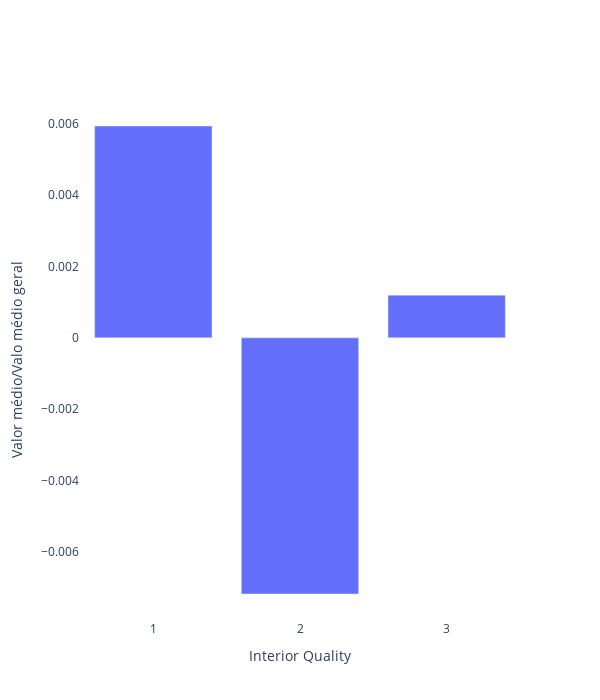
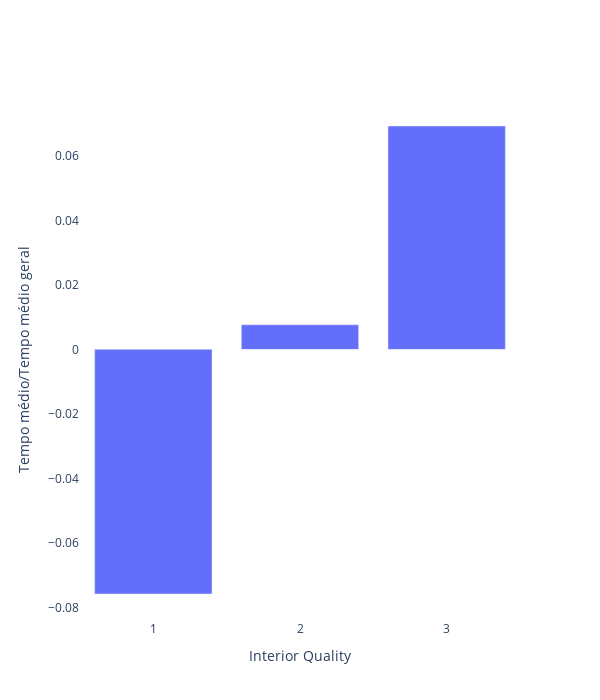

These figures' notebook cell, in order:
### Markdown cell above
# Interior Quality

### Code cell
int_qua = listings.copy()
general = int_qua.agg(int_qua_value_mean = ('value', 'mean'),
                                          int_qua_time_mean = ('time_on_market', 'mean')).reset_index()
int_qua = int_qua.groupby('interior_quality').agg(int_qua_value_mean = ('value', 'mean'),
                                          int_qua_time_mean = ('time_on_market', 'mean')).reset_index()
display(general)
display(int_qua)
value_geral = 1.478881e+06
time_geral = 114.661141
x = ['1', '2', '3']
value_y = [(1.487654e+06-value_geral)/value_geral, 
         (1.468271e+06-value_geral)/value_geral	, 
         (1.480647e+06-value_geral)/value_geral]
time_y = [(105.963294- time_geral)/time_geral, 
         (115.534808- time_geral)/time_geral	, 
         (122.6032826-time_geral)/time_geral]

fig = go.Figure()

fig.add_trace(go.Bar(
    y=value_y,
    x=x,
    name='SF Zoo'))
# Set x-axis title
fig.update_xaxes(title_text="Interior Quality")

# Set y-axes titles
fig.update_yaxes(title_text="Valor médio/Valo médio geral")
fig.update_layout(paper_bgcolor='rgba(0,0,0,0)',
    plot_bgcolor='rgba(0,0,0,0)',
                 width = 600, height = 700)
fig.write_image("fig_interior_quality_price.png")

fig.show()


fig = go.Figure()

fig.add_trace(go.Bar(
    y=time_y,
    x=x,
    name='SF Zoo'))
# Set x-axis title
fig.update_xaxes(title_text="Interior Quality")

# Set y-axes titles
fig.update_yaxes(title_text="Tempo médio/Tempo médio geral")
fig.update_layout(paper_bgcolor='rgba(0,0,0,0)',
    plot_bgcolor='rgba(0,0,0,0)',
                 width = 600, height = 700)
fig.write_image("fig_interior_quality_time.png")

fig.show()

### Figure 1 — Plotly figure (JSON) as saved in the notebook; plotly's stock layout.template omitted (floating-point values rounded to 4 significant figures)
{"data": [{"name": "SF Zoo", "type": "bar", "x": ["1", "2", "3"], "y": [0.005932, -0.007174, 0.001194]}], "layout": {"height": 700, "paper_bgcolor": "rgba(0,0,0,0)", "plot_bgcolor": "rgba(0,0,0,0)", "width": 600, "xaxis": {"title": {"text": "Interior Quality"}}, "yaxis": {"title": {"text": "Valor médio/Valo médio geral"}}}}

### Figure 2 — Plotly figure (JSON) as saved in the notebook; plotly's stock layout.template omitted (floating-point values rounded to 4 significant figures)
{"data": [{"name": "SF Zoo", "type": "bar", "x": ["1", "2", "3"], "y": [-0.07586, 0.00762, 0.06927]}], "layout": {"height": 700, "paper_bgcolor": "rgba(0,0,0,0)", "plot_bgcolor": "rgba(0,0,0,0)", "width": 600, "xaxis": {"title": {"text": "Interior Quality"}}, "yaxis": {"title": {"text": "Tempo médio/Tempo médio geral"}}}}
